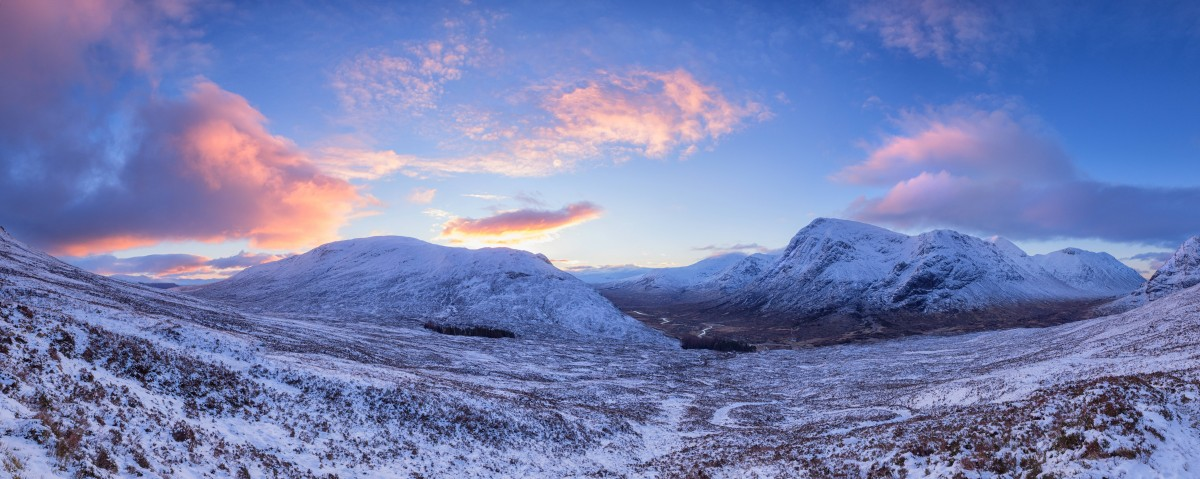
#> input picture resource/7.jpeg, 1200 x 479 px, found by its file name
$ python demo1.py
#> lines starting #> are read from the running program, lines starting #| are printed output that depends on the picture
import cv2 as cv
import numpy as np

img = cv.imread("D:\\CodingFolder\\OPENCVFolder\\resource\\7.jpeg")
#> img is the input picture: shape (479, 1200, 3); mean B, G, R 178.8, 127.4, 116

px = img[100,100]
#> px = [184, 110, 82]

blue = img[100,100,0]
#> blue = 184
# [11 lines of commented-out code are left out]
print(img.shape)
#| (479, 1200, 3)

# access size of image , shape[0] * shape[1] * shape[2]
# print(img.size)

# access datatype of image
# print(img.dtype)

ROI = img[230:340, 250:660]
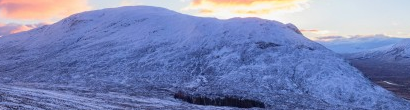
#> ROI: shape (110, 410, 3); mean B, G, R 181.3, 134.4, 122.4

# split B,G,R channels
b,g,r = cv.split(img)
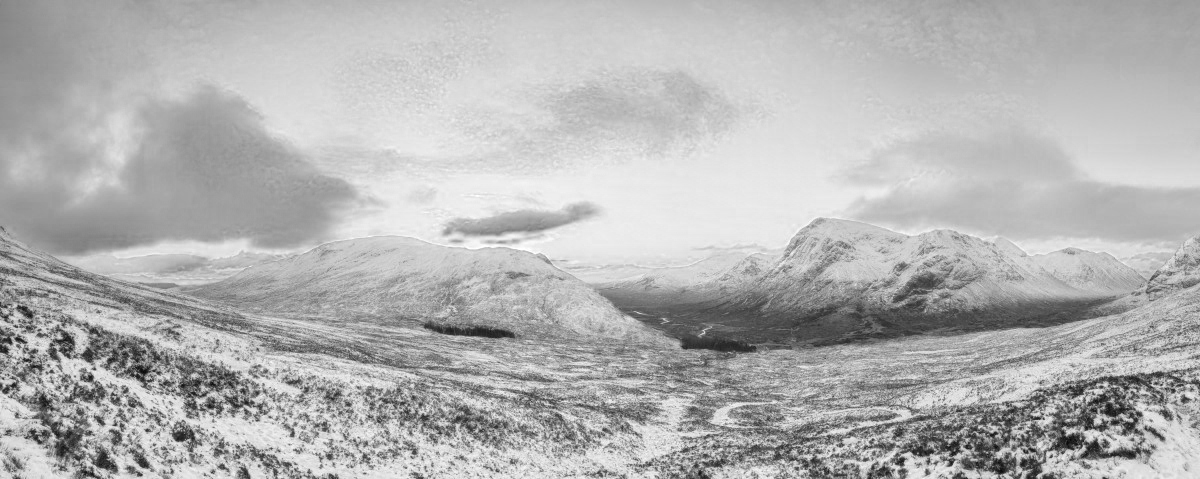
#> b: shape (479, 1200); min 6, max 255, mean 178.8
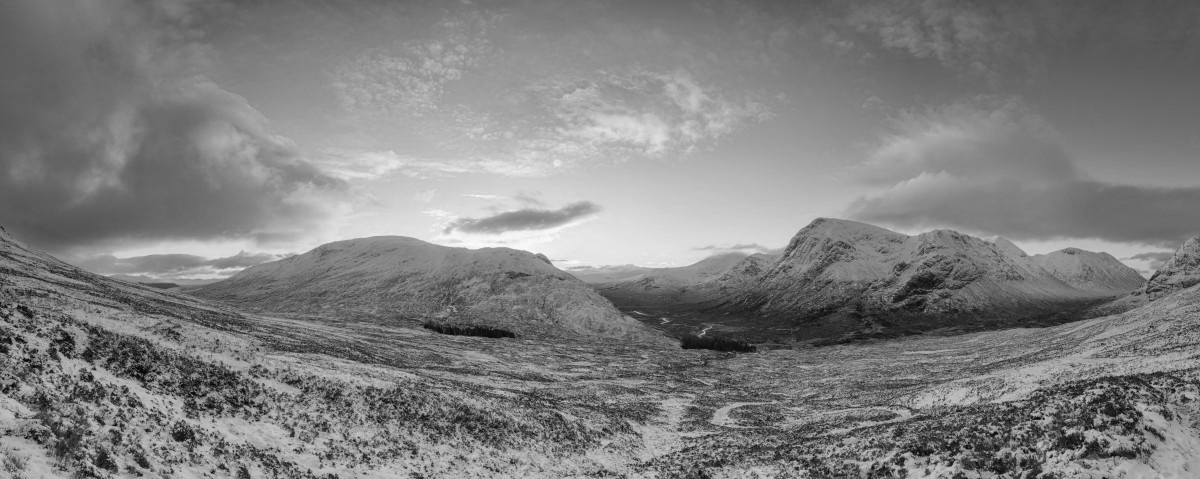
#> g: shape (479, 1200); min 0, max 253, mean 127.4
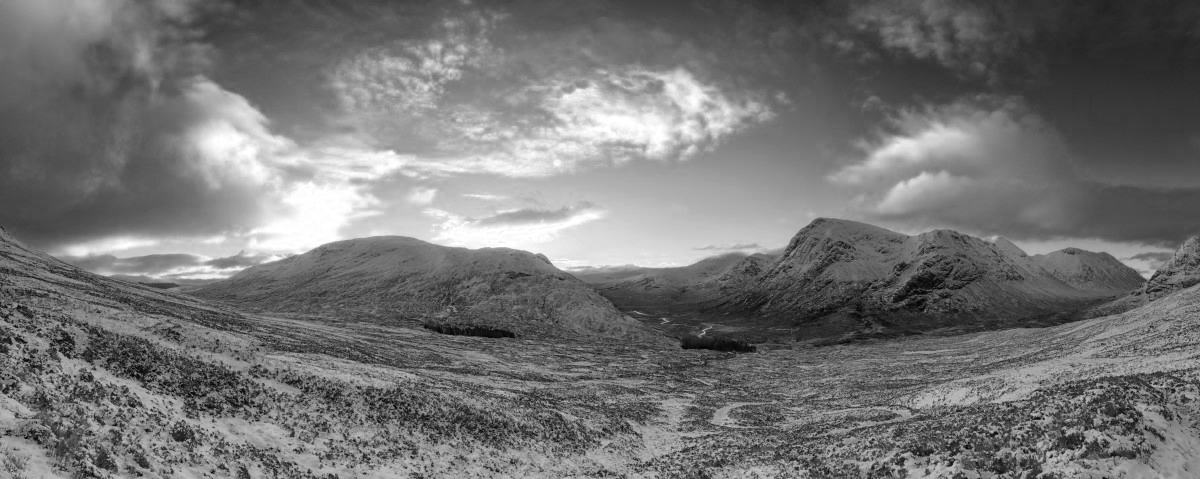
#> r: shape (479, 1200); min 0, max 255, mean 116
img = cv.merge((r,g,b))

# set pixels of  R channels to equal zero
img[:,:,2] = 0
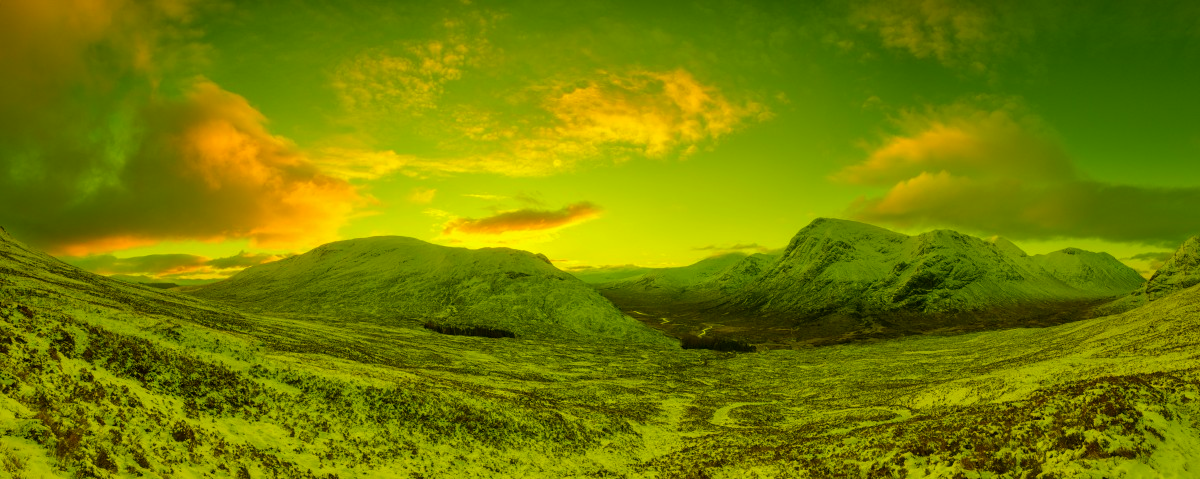
#> img: shape (479, 1200, 3); mean R, G, B 116, 127.4, 0

cv.imshow("input image", img)
cv.imshow("ROI", ROI)
cv.waitKey(0)
cv.destroyAllWindows()

$ run again, with resource/3.jpeg copied over resource/7.jpeg
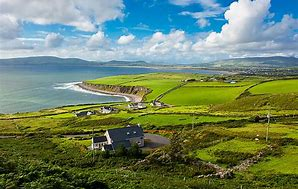
#> input picture resource/3.jpeg, 298 x 189 px, found by its file name
#> img is the input picture: shape (189, 298, 3); mean B, G, R 103.4, 131.1, 110.2
#> px = [137, 144, 111]
#> blue = 137
#| (189, 298, 3)
#> ROI = empty array
#> `b,g,r = cv.split(img)`:
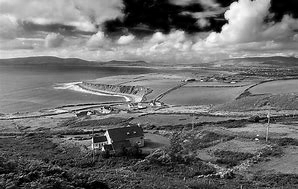
#> r: shape (189, 298); min 0, max 255, mean 110.2
#> `img[:,:,2] = 0`:
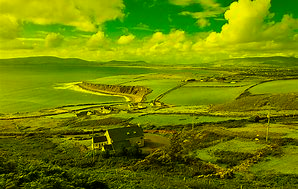
#> img: shape (189, 298, 3); mean R, G, B 110.2, 131.1, 0

$ run again, with resource/4.jpeg copied over resource/7.jpeg
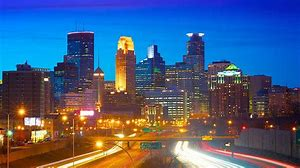
#> input picture resource/4.jpeg, 300 x 168 px, found by its file name
#> img is the input picture: shape (168, 300, 3); mean B, G, R 127, 93.5, 74.6
#> px = [51, 101, 167]
#> blue = 51
#| (168, 300, 3)
#> ROI = empty array
#> `b,g,r = cv.split(img)`:
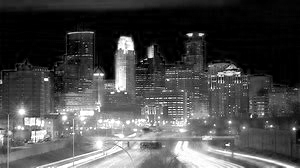
#> r: shape (168, 300); min 0, max 255, mean 74.6
#> `img[:,:,2] = 0`:
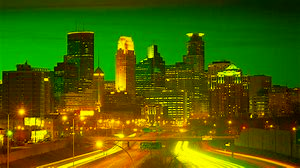
#> img: shape (168, 300, 3); mean R, G, B 74.6, 93.5, 0

$ run again, with resource/1-1.jpg copied over resource/7.jpeg
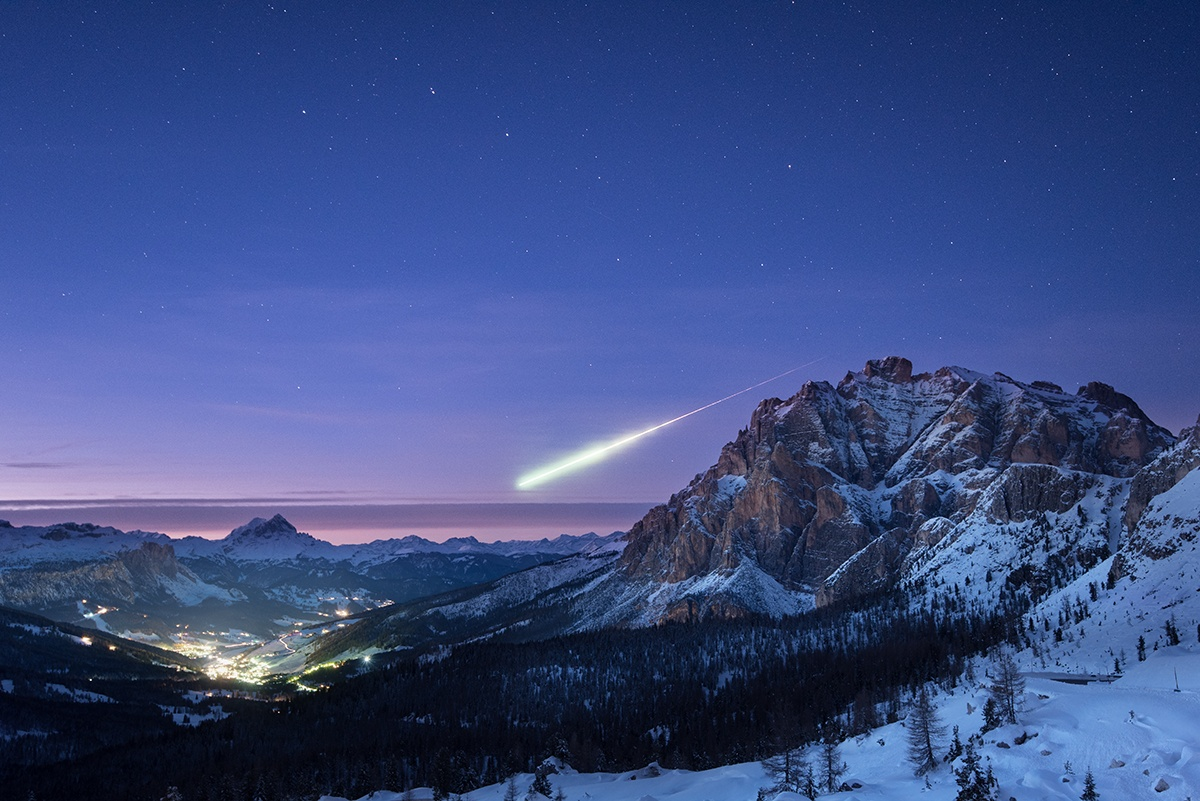
#> input picture resource/1-1.jpg, 1200 x 801 px, found by its file name
#> img is the input picture: shape (801, 1200, 3); mean B, G, R 130.8, 76.8, 58.8
#> px = [138, 69, 42]
#> blue = 138
#| (801, 1200, 3)
#> `b,g,r = cv.split(img)`:
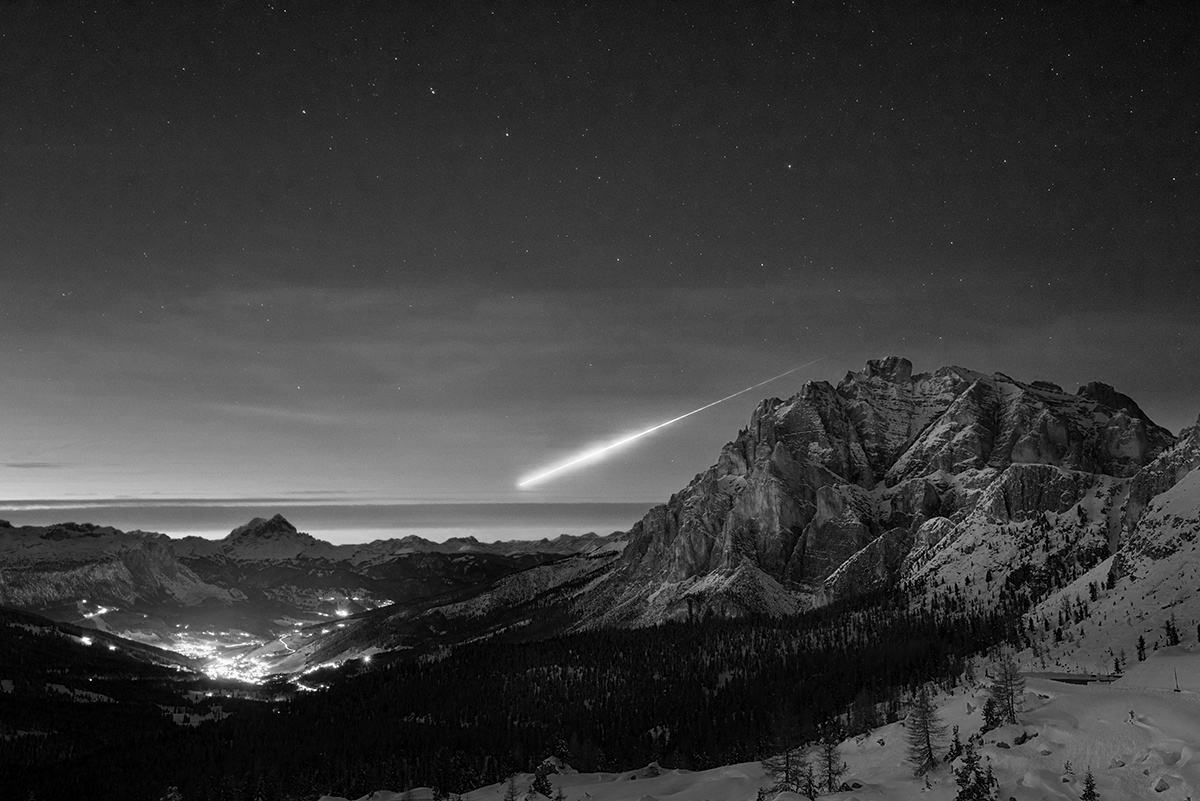
#> r: shape (801, 1200); min 0, max 255, mean 58.8
#> `img[:,:,2] = 0`:
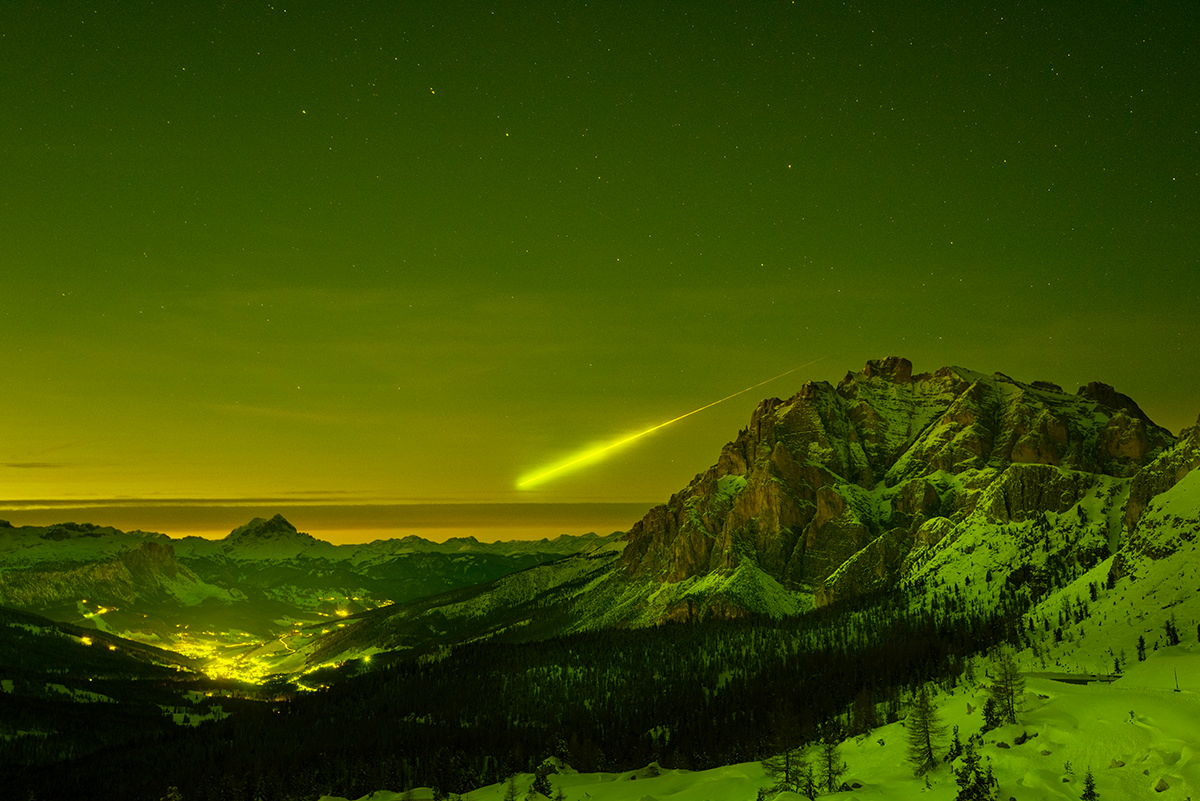
#> img: shape (801, 1200, 3); mean R, G, B 58.8, 76.8, 0
